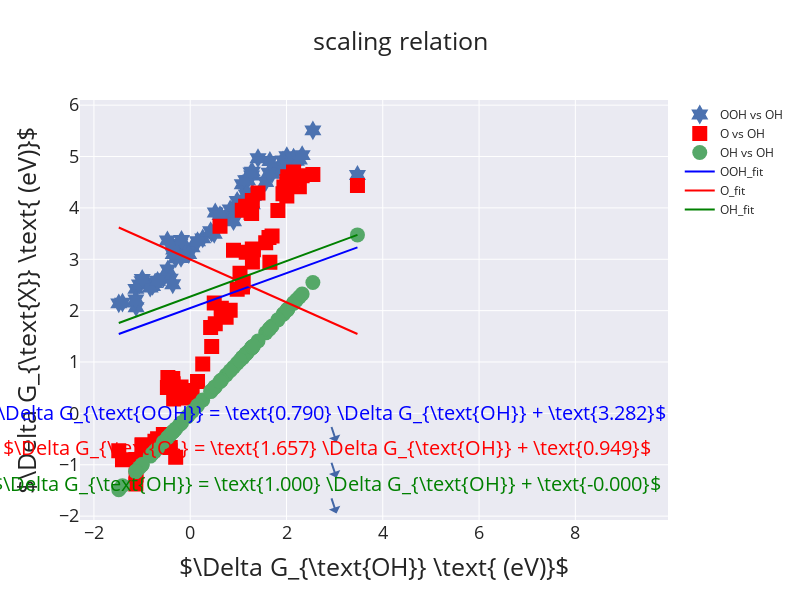

The code cell stored with this chart in its notebook:
### Code cell
trace1 = go.Scatter(x = df_cleaned['DG_OH'], y = df_cleaned['DG_OOH'], name = 'OOH vs OH',
                    text = df_cleaned['formula'],
                    mode = 'markers', marker = dict(size = 15, symbol = 18))

trace2 = go.Scatter(x = df_cleaned['DG_OH'], y = df_cleaned['DG_O'], name = 'O vs OH',
                    text = df_cleaned['formula'],
                    mode = 'markers', marker = dict(size = 15, symbol = 30,
                                                    color = 'rgb(255,0,0)'))
trace3 = go.Scatter(x = df_cleaned['DG_OH'], y = df_cleaned['DG_OH'], name = 'OH vs OH',
                    text = df_cleaned['formula'],
                    mode = 'markers', marker = dict(size = 15, symbol = 0))

trace4 = go.Scatter(x=x_range, y= y1_range, name = 'OOH_fit',
                    mode = 'lines', marker=dict(color = 'blue'))
trace5 = go.Scatter(x=x_range, y= y2_range, name = 'O_fit',
                    mode = 'lines', marker=dict(color = 'red'))
trace6 = go.Scatter(x=x_range, y= y3_range, name = 'OH_fit',
                    mode = 'lines', marker=dict(color = 'green'))

data = [trace1, trace2, trace3, trace4, trace5, trace6]

layout = go.Layout(height = 600, width = 800, title = 'scaling relation',
                   titlefont = dict(size = 25), template= 'seaborn',
                    )

fig = go.Figure(data = data, layout = layout)

fig.update_xaxes(title_text = r'$\Delta G_{\text{OH}} \text{ (eV)}$', titlefont = dict(size = 25),
                 tickfont = dict(size=18),
                   zeroline = False,
                   gridwidth = 1)
fig.update_yaxes(title_text = r'$\Delta G_{\text{X}} \text{ (eV)}$', titlefont = dict(size = 25),
                 tickfont = dict(size=18),
                   zeroline = False,
                   gridwidth = 1)
annotations = []
annotations.append(dict(x=2, y= 1,
                        text = r'$\Delta G_{\text{OOH}} = \text{%4.3f} \Delta G_{\text{OH}} + \text{%4.3f}$'
                               % (coeff_OOH, intercept_OOH),
                        xshift = 50, yshift = -80,
                        font = dict(size = 20, color = 'blue')))
annotations.append(dict(x=2, y= 0.5, text = r'$\Delta G_{\text{O}} = \text{%4.3f} \Delta G_{\text{OH}} + \text{%4.3f}$'
                                          % (coeff_O, intercept_O),
                        xshift = 50, yshift = -90,
                        font = dict(size = 20, color = 'red')))

annotations.append(dict(x=2, y= 0, text = r'$\Delta G_{\text{OH}} = \text{%4.3f} \Delta G_{\text{OH}} + \text{%4.3f}$'
                                          % (coeff_OH, intercept_OH),
                        xshift = 50, yshift = -100,
                        font = dict(size = 20, color = 'green')))

fig.update_layout(annotations = annotations)

# plot(fig, auto_open = True, filename = 'plots/scaling_relations.html', include_mathjax='cdn')
fig.show()
# py.iplot(fig)

### Figure 1 — Plotly figure (JSON) as saved in the notebook; plotly's stock layout.template omitted (floating-point values rounded to 4 significant figures)
{"data": [{"marker": {"size": 15, "symbol": 18}, "mode": "markers", "name": "OOH vs OH", "text": ["SrTcO3", "BaFeO3", "BaMoO3", "KTaO3", "BaZrO3", "SrFeO3", "KTcO3", "NaTcO3", "BaHfO3", "SrTiO3", "SrCuO3", "KNbO3", "NaTaO3", "BaScO3", "BaPdO3", "SrHfO3", "NaOsO3", "TlTcO3", "KReO3", "SrRuO3", "KHfO3", "SrVO3", "KOsO3", "TaAgO3", "SrNiO3", "RbIrO3", "NaReO3", "SrMnO3", "CaFeO3", "SrZrO3", "RbTaO3", "SrCoO3", "KZrO3", "CaTiO3", "NaRuO3", "LiTcO3", "SrPdO3", "KWO3", "KRhO3", "BaCuO3", "RbNbO3", "BaOsO3", "BaRuO3", "KRuO3", "SrMoO3", "NaTiO3", "SrScO3", "SrRhO3", "NaMoO3", "BaRhO3", "BaPtO3", "CaVO3", "KMoO3", "SrCrO3", "RbRhO3", "BaVO3", "CaCoO3", "CaMnO3", "KPtO3", "BaNiO3", "BaMnO3", "SrIrO3", "NaVO3", "NaFeO3", "BaIrO3", "RbReO3", "CaRuO3", "RbPdO3", "CaHfO3", "TlWO3", "RbPtO3"], "type": "scatter", "x": [-0.782, 2.024, -0.302, -1.001, 1.29, 2.026, 0.04, -0.067, 1.191, 1.276, 2.007, -0.217, -1.129, 2.147, 1.7, 1.081, -0.354, -0.031, -0.733, 0.26, 1.946, -0.191, -0.464, -1.056, 3.474, 0.976, -0.831, 2.548, 1.927, 1.151, -0.997, 1.163, 2.007, 1.263, 0.746, 0.152, 0.899, -1.124, 1.568, 1.821, -0.344, -1.484, 0.446, 0.83, -1.13, 2.205, 2.146, 0.499, -0.415, 1.086, 1.101, -0.181, -0.558, 0.646, 1.29, -0.474, 1.636, 1.408, 1.292, 2.267, 1.655, 0.424, 0.52, 2.325, 0.646, -0.678, -0.363, 1.313, 0.619, -1.407, 1.034], "y": [2.481, 4.917, 3.019, 2.575, 4.706, 4.94, 3.231, 3.149, 4.537, 4.632, 5.007, 3.298, 2.423, 4.977, 4.665, 4.46, 3.103, 3.1, 2.539, 3.406, 4.806, 3.026, 2.802, 2.512, 4.641, 4.135, 2.449, 5.509, 4.926, 4.537, 2.619, 4.261, 4.825, 4.692, 3.804, 3.351, 3.741, 2.067, 4.504, 4.755, 3.187, 2.141, 3.513, 3.972, 2.216, 4.918, 4.963, 3.496, 2.624, 4.115, 4.159, 3.376, 2.632, 3.829, 4.069, 3.366, 4.683, 4.967, 4.28, 4.943, 4.914, 3.546, 3.911, 5.028, 3.828, 2.581, 2.514, 4.231, 3.86, 2.157, 4.02]}, {"marker": {"color": "rgb(255,0,0)", "size": 15, "symbol": 30}, "mode": "markers", "name": "O vs OH", "text": ["SrTcO3", "BaFeO3", "BaMoO3", "KTaO3", "BaZrO3", "SrFeO3", "KTcO3", "NaTcO3", "BaHfO3", "SrTiO3", "SrCuO3", "KNbO3", "NaTaO3", "BaScO3", "BaPdO3", "SrHfO3", "NaOsO3", "TlTcO3", "KReO3", "SrRuO3", "KHfO3", "SrVO3", "KOsO3", "TaAgO3", "SrNiO3", "RbIrO3", "NaReO3", "SrMnO3", "CaFeO3", "SrZrO3", "RbTaO3", "SrCoO3", "KZrO3", "CaTiO3", "NaRuO3", "LiTcO3", "SrPdO3", "KWO3", "KRhO3", "BaCuO3", "RbNbO3", "BaOsO3", "BaRuO3", "KRuO3", "SrMoO3", "NaTiO3", "SrScO3", "SrRhO3", "NaMoO3", "BaRhO3", "BaPtO3", "CaVO3", "KMoO3", "SrCrO3", "RbRhO3", "BaVO3", "CaCoO3", "CaMnO3", "KPtO3", "BaNiO3", "BaMnO3", "SrIrO3", "NaVO3", "NaFeO3", "BaIrO3", "RbReO3", "CaRuO3", "RbPdO3", "CaHfO3", "TlWO3", "RbPtO3"], "type": "scatter", "x": [-0.782, 2.024, -0.302, -1.001, 1.29, 2.026, 0.04, -0.067, 1.191, 1.276, 2.007, -0.217, -1.129, 2.147, 1.7, 1.081, -0.354, -0.031, -0.733, 0.26, 1.946, -0.191, -0.464, -1.056, 3.474, 0.976, -0.831, 2.548, 1.927, 1.151, -0.997, 1.163, 2.007, 1.263, 0.746, 0.152, 0.899, -1.124, 1.568, 1.821, -0.344, -1.484, 0.446, 0.83, -1.13, 2.205, 2.146, 0.499, -0.415, 1.086, 1.101, -0.181, -0.558, 0.646, 1.29, -0.474, 1.636, 1.408, 1.292, 2.267, 1.655, 0.424, 0.52, 2.325, 0.646, -0.678, -0.363, 1.313, 0.619, -1.407, 1.034], "y": [-0.707, 4.452, -0.853, -0.614, 4.143, 4.606, 0.446, 0.301, 4.023, 3.889, 4.23, 0.465, -0.899, 4.7, 3.455, 3.952, 0.577, 0.313, -0.544, 0.96, 4.407, 0.516, 0.699, -0.969, 4.437, 2.415, -0.697, 4.648, 4.277, 4.034, -0.617, 3.136, 4.516, 3.911, 1.871, 0.621, 3.176, -1.2, 3.321, 3.95, 0.282, -0.728, 1.303, 2.006, -1.375, 4.568, 4.677, 2.151, -0.665, 2.461, 2.56, 0.389, -0.412, 2.046, 3.2, 0.504, 3.425, 4.289, 2.948, 4.41, 2.943, 1.673, 1.743, 4.625, 1.989, -0.492, 0.68, 3.183, 3.642, -0.904, 2.727]}, {"marker": {"size": 15, "symbol": 0}, "mode": "markers", "name": "OH vs OH", "text": ["SrTcO3", "BaFeO3", "BaMoO3", "KTaO3", "BaZrO3", "SrFeO3", "KTcO3", "NaTcO3", "BaHfO3", "SrTiO3", "SrCuO3", "KNbO3", "NaTaO3", "BaScO3", "BaPdO3", "SrHfO3", "NaOsO3", "TlTcO3", "KReO3", "SrRuO3", "KHfO3", "SrVO3", "KOsO3", "TaAgO3", "SrNiO3", "RbIrO3", "NaReO3", "SrMnO3", "CaFeO3", "SrZrO3", "RbTaO3", "SrCoO3", "KZrO3", "CaTiO3", "NaRuO3", "LiTcO3", "SrPdO3", "KWO3", "KRhO3", "BaCuO3", "RbNbO3", "BaOsO3", "BaRuO3", "KRuO3", "SrMoO3", "NaTiO3", "SrScO3", "SrRhO3", "NaMoO3", "BaRhO3", "BaPtO3", "CaVO3", "KMoO3", "SrCrO3", "RbRhO3", "BaVO3", "CaCoO3", "CaMnO3", "KPtO3", "BaNiO3", "BaMnO3", "SrIrO3", "NaVO3", "NaFeO3", "BaIrO3", "RbReO3", "CaRuO3", "RbPdO3", "CaHfO3", "TlWO3", "RbPtO3"], "type": "scatter", "x": [-0.782, 2.024, -0.302, -1.001, 1.29, 2.026, 0.04, -0.067, 1.191, 1.276, 2.007, -0.217, -1.129, 2.147, 1.7, 1.081, -0.354, -0.031, -0.733, 0.26, 1.946, -0.191, -0.464, -1.056, 3.474, 0.976, -0.831, 2.548, 1.927, 1.151, -0.997, 1.163, 2.007, 1.263, 0.746, 0.152, 0.899, -1.124, 1.568, 1.821, -0.344, -1.484, 0.446, 0.83, -1.13, 2.205, 2.146, 0.499, -0.415, 1.086, 1.101, -0.181, -0.558, 0.646, 1.29, -0.474, 1.636, 1.408, 1.292, 2.267, 1.655, 0.424, 0.52, 2.325, 0.646, -0.678, -0.363, 1.313, 0.619, -1.407, 1.034], "y": [-0.782, 2.024, -0.302, -1.001, 1.29, 2.026, 0.04, -0.067, 1.191, 1.276, 2.007, -0.217, -1.129, 2.147, 1.7, 1.081, -0.354, -0.031, -0.733, 0.26, 1.946, -0.191, -0.464, -1.056, 3.474, 0.976, -0.831, 2.548, 1.927, 1.151, -0.997, 1.163, 2.007, 1.263, 0.746, 0.152, 0.899, -1.124, 1.568, 1.821, -0.344, -1.484, 0.446, 0.83, -1.13, 2.205, 2.146, 0.499, -0.415, 1.086, 1.101, -0.181, -0.558, 0.646, 1.29, -0.474, 1.636, 1.408, 1.292, 2.267, 1.655, 0.424, 0.52, 2.325, 0.646, -0.678, -0.363, 1.313, 0.619, -1.407, 1.034]}, {"marker": {"color": "blue"}, "mode": "lines", "name": "OOH_fit", "type": "scatter", "x": [-1.484, -1.434, -1.384, -1.334, -1.284, -1.234, -1.184, -1.133, -1.083, -1.033, -0.9832, -0.9331, -0.883, -0.8329, -0.7829, -0.7328, -0.6827, -0.6326, -0.5825, -0.5325, -0.4824, -0.4323, -0.3822, -0.3321, -0.2821, -0.232, -0.1819, -0.1318, -0.08174, -0.03166, 0.01842, 0.06851, 0.1186, 0.1687, 0.2187, 0.2688, 0.3189, 0.369, 0.4191, 0.4692, 0.5192, 0.5693, 0.6194, 0.6695, 0.7196, 0.7696, 0.8197, 0.8698, 0.9199, 0.97, 1.02, 1.07, 1.12, 1.17, 1.22, 1.27, 1.321, 1.371, 1.421, 1.471, 1.521, 1.571, 1.621, 1.671, 1.721, 1.771, 1.821, 1.871, 1.921, 1.972, 2.022, 2.072, 2.122, 2.172, 2.222, 2.272, 2.322, 2.372, 2.422, 2.472, 2.522, 2.573, 2.623, 2.673, 2.723, 2.773, 2.823, 2.873, 2.923, 2.973, 3.023, 3.073, 3.123, 3.174, 3.224, 3.274, 3.324, 3.374, 3.424, 3.474], "y": [1.546, 1.563, 1.58, 1.597, 1.614, 1.631, 1.648, 1.665, 1.682, 1.699, 1.716, 1.733, 1.75, 1.767, 1.784, 1.801, 1.818, 1.835, 1.852, 1.869, 1.886, 1.903, 1.92, 1.937, 1.954, 1.971, 1.988, 2.005, 2.022, 2.039, 2.056, 2.073, 2.09, 2.107, 2.124, 2.141, 2.158, 2.175, 2.193, 2.21, 2.227, 2.244, 2.261, 2.278, 2.295, 2.312, 2.329, 2.346, 2.363, 2.38, 2.397, 2.414, 2.431, 2.448, 2.465, 2.482, 2.499, 2.516, 2.533, 2.55, 2.567, 2.584, 2.601, 2.618, 2.635, 2.652, 2.669, 2.686, 2.703, 2.72, 2.737, 2.754, 2.771, 2.788, 2.805, 2.822, 2.839, 2.856, 2.873, 2.89, 2.907, 2.925, 2.942, 2.959, 2.976, 2.993, 3.01, 3.027, 3.044, 3.061, 3.078, 3.095, 3.112, 3.129, 3.146, 3.163, 3.18, 3.197, 3.214, 3.231]}, {"marker": {"color": "red"}, "mode": "lines", "name": "O_fit", "type": "scatter", "x": [-1.484, -1.434, -1.384, -1.334, -1.284, -1.234, -1.184, -1.133, -1.083, -1.033, -0.9832, -0.9331, -0.883, -0.8329, -0.7829, -0.7328, -0.6827, -0.6326, -0.5825, -0.5325, -0.4824, -0.4323, -0.3822, -0.3321, -0.2821, -0.232, -0.1819, -0.1318, -0.08174, -0.03166, 0.01842, 0.06851, 0.1186, 0.1687, 0.2187, 0.2688, 0.3189, 0.369, 0.4191, 0.4692, 0.5192, 0.5693, 0.6194, 0.6695, 0.7196, 0.7696, 0.8197, 0.8698, 0.9199, 0.97, 1.02, 1.07, 1.12, 1.17, 1.22, 1.27, 1.321, 1.371, 1.421, 1.471, 1.521, 1.571, 1.621, 1.671, 1.721, 1.771, 1.821, 1.871, 1.921, 1.972, 2.022, 2.072, 2.122, 2.172, 2.222, 2.272, 2.322, 2.372, 2.422, 2.472, 2.522, 2.573, 2.623, 2.673, 2.723, 2.773, 2.823, 2.873, 2.923, 2.973, 3.023, 3.073, 3.123, 3.174, 3.224, 3.274, 3.324, 3.374, 3.424, 3.474], "y": [3.619, 3.598, 3.577, 3.556, 3.535, 3.514, 3.493, 3.472, 3.451, 3.43, 3.41, 3.389, 3.368, 3.347, 3.326, 3.305, 3.284, 3.263, 3.242, 3.221, 3.2, 3.179, 3.158, 3.137, 3.116, 3.095, 3.074, 3.054, 3.033, 3.012, 2.991, 2.97, 2.949, 2.928, 2.907, 2.886, 2.865, 2.844, 2.823, 2.802, 2.781, 2.76, 2.739, 2.718, 2.697, 2.677, 2.656, 2.635, 2.614, 2.593, 2.572, 2.551, 2.53, 2.509, 2.488, 2.467, 2.446, 2.425, 2.404, 2.383, 2.362, 2.341, 2.321, 2.3, 2.279, 2.258, 2.237, 2.216, 2.195, 2.174, 2.153, 2.132, 2.111, 2.09, 2.069, 2.048, 2.027, 2.006, 1.985, 1.964, 1.944, 1.923, 1.902, 1.881, 1.86, 1.839, 1.818, 1.797, 1.776, 1.755, 1.734, 1.713, 1.692, 1.671, 1.65, 1.629, 1.608, 1.588, 1.567, 1.546]}, {"marker": {"color": "green"}, "mode": "lines", "name": "OH_fit", "type": "scatter", "x": [-1.484, -1.434, -1.384, -1.334, -1.284, -1.234, -1.184, -1.133, -1.083, -1.033, -0.9832, -0.9331, -0.883, -0.8329, -0.7829, -0.7328, -0.6827, -0.6326, -0.5825, -0.5325, -0.4824, -0.4323, -0.3822, -0.3321, -0.2821, -0.232, -0.1819, -0.1318, -0.08174, -0.03166, 0.01842, 0.06851, 0.1186, 0.1687, 0.2187, 0.2688, 0.3189, 0.369, 0.4191, 0.4692, 0.5192, 0.5693, 0.6194, 0.6695, 0.7196, 0.7696, 0.8197, 0.8698, 0.9199, 0.97, 1.02, 1.07, 1.12, 1.17, 1.22, 1.27, 1.321, 1.371, 1.421, 1.471, 1.521, 1.571, 1.621, 1.671, 1.721, 1.771, 1.821, 1.871, 1.921, 1.972, 2.022, 2.072, 2.122, 2.172, 2.222, 2.272, 2.322, 2.372, 2.422, 2.472, 2.522, 2.573, 2.623, 2.673, 2.723, 2.773, 2.823, 2.873, 2.923, 2.973, 3.023, 3.073, 3.123, 3.174, 3.224, 3.274, 3.324, 3.374, 3.424, 3.474], "y": [1.76, 1.777, 1.795, 1.812, 1.829, 1.847, 1.864, 1.881, 1.899, 1.916, 1.933, 1.95, 1.968, 1.985, 2.002, 2.02, 2.037, 2.054, 2.072, 2.089, 2.106, 2.124, 2.141, 2.158, 2.176, 2.193, 2.21, 2.227, 2.245, 2.262, 2.279, 2.297, 2.314, 2.331, 2.349, 2.366, 2.383, 2.401, 2.418, 2.435, 2.453, 2.47, 2.487, 2.504, 2.522, 2.539, 2.556, 2.574, 2.591, 2.608, 2.626, 2.643, 2.66, 2.678, 2.695, 2.712, 2.73, 2.747, 2.764, 2.781, 2.799, 2.816, 2.833, 2.851, 2.868, 2.885, 2.903, 2.92, 2.937, 2.955, 2.972, 2.989, 3.007, 3.024, 3.041, 3.058, 3.076, 3.093, 3.11, 3.128, 3.145, 3.162, 3.18, 3.197, 3.214, 3.232, 3.249, 3.266, 3.284, 3.301, 3.318, 3.335, 3.353, 3.37, 3.387, 3.405, 3.422, 3.439, 3.457, 3.474]}], "layout": {"annotations": [{"font": {"color": "blue", "size": 20}, "text": "$\\Delta G_{\\text{OOH}} = \\text{0.790} \\Delta G_{\\text{OH}} + \\text{3.282}$", "x": 2, "xshift": 50, "y": 1, "yshift": -80}, {"font": {"color": "red", "size": 20}, "text": "$\\Delta G_{\\text{O}} = \\text{1.657} \\Delta G_{\\text{OH}} + \\text{0.949}$", "x": 2, "xshift": 50, "y": 0.5, "yshift": -90}, {"font": {"color": "green", "size": 20}, "text": "$\\Delta G_{\\text{OH}} = \\text{1.000} \\Delta G_{\\text{OH}} + \\text{-0.000}$", "x": 2, "xshift": 50, "y": 0, "yshift": -100}], "height": 600, "title": {"font": {"size": 25}, "text": "scaling relation"}, "width": 800, "xaxis": {"gridwidth": 1, "tickfont": {"size": 18}, "title": {"font": {"size": 25}, "text": "$\\Delta G_{\\text{OH}} \\text{ (eV)}$"}, "zeroline": false}, "yaxis": {"gridwidth": 1, "tickfont": {"size": 18}, "title": {"font": {"size": 25}, "text": "$\\Delta G_{\\text{X}} \\text{ (eV)}$"}, "zeroline": false}}}
